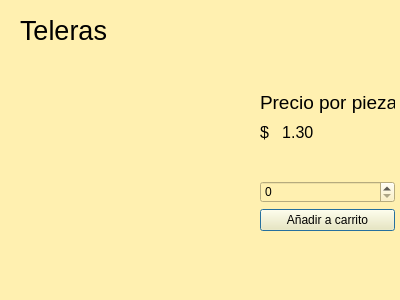
<?xml version="1.0" encoding="UTF-8"?>
<ui version="4.0">
 <class>Teleras</class>
 <widget class="QDialog" name="Teleras">
  <property name="geometry">
   <rect>
    <x>0</x>
    <y>0</y>
    <width>400</width>
    <height>300</height>
   </rect>
  </property>
  <property name="windowTitle">
   <string>Dialog</string>
  </property>
  <property name="styleSheet">
   <string notr="true">background-color:rgb(255, 240, 176);
border-color: rgb(0, 0, 0);
gridline-color: rgb(0, 0, 0);
border-color: rgb(0, 0, 0);</string>
  </property>
  <widget class="QLabel" name="label">
   <property name="geometry">
    <rect>
     <x>20</x>
     <y>10</y>
     <width>111</width>
     <height>41</height>
    </rect>
   </property>
   <property name="font">
    <font>
     <pointsize>20</pointsize>
    </font>
   </property>
   <property name="text">
    <string>Teleras</string>
   </property>
  </widget>
  <widget class="QWidget" name="layoutWidget">
   <property name="geometry">
    <rect>
     <x>260</x>
     <y>90</y>
     <width>135</width>
     <height>141</height>
    </rect>
   </property>
   <layout class="QVBoxLayout" name="verticalLayout">
    <item>
     <widget class="QLabel" name="label_2">
      <property name="font">
       <font>
        <pointsize>14</pointsize>
       </font>
      </property>
      <property name="text">
       <string>Precio por pieza</string>
      </property>
     </widget>
    </item>
    <item>
     <widget class="QLabel" name="label_4">
      <property name="font">
       <font>
        <pointsize>12</pointsize>
       </font>
      </property>
      <property name="text">
       <string>$   1.30</string>
      </property>
     </widget>
    </item>
    <item>
     <widget class="QLabel" name="label_3">
      <property name="text">
       <string/>
      </property>
     </widget>
    </item>
    <item>
     <widget class="QSpinBox" name="spinBox"/>
    </item>
    <item>
     <widget class="QPushButton" name="pushButton">
      <property name="text">
       <string>Añadir a carrito</string>
      </property>
     </widget>
    </item>
   </layout>
  </widget>
  <widget class="QLabel" name="label_5">
   <property name="geometry">
    <rect>
     <x>10</x>
     <y>80</y>
     <width>221</width>
     <height>181</height>
    </rect>
   </property>
   <property name="text">
    <string/>
   </property>
   <property name="pixmap">
    <pixmap resource="pastel.qrc">:/Images/telera.jpg</pixmap>
   </property>
   <property name="scaledContents">
    <bool>true</bool>
   </property>
  </widget>
 </widget>
 <resources>
  <include location="pastel.qrc"/>
 </resources>
 <connections/>
</ui>
